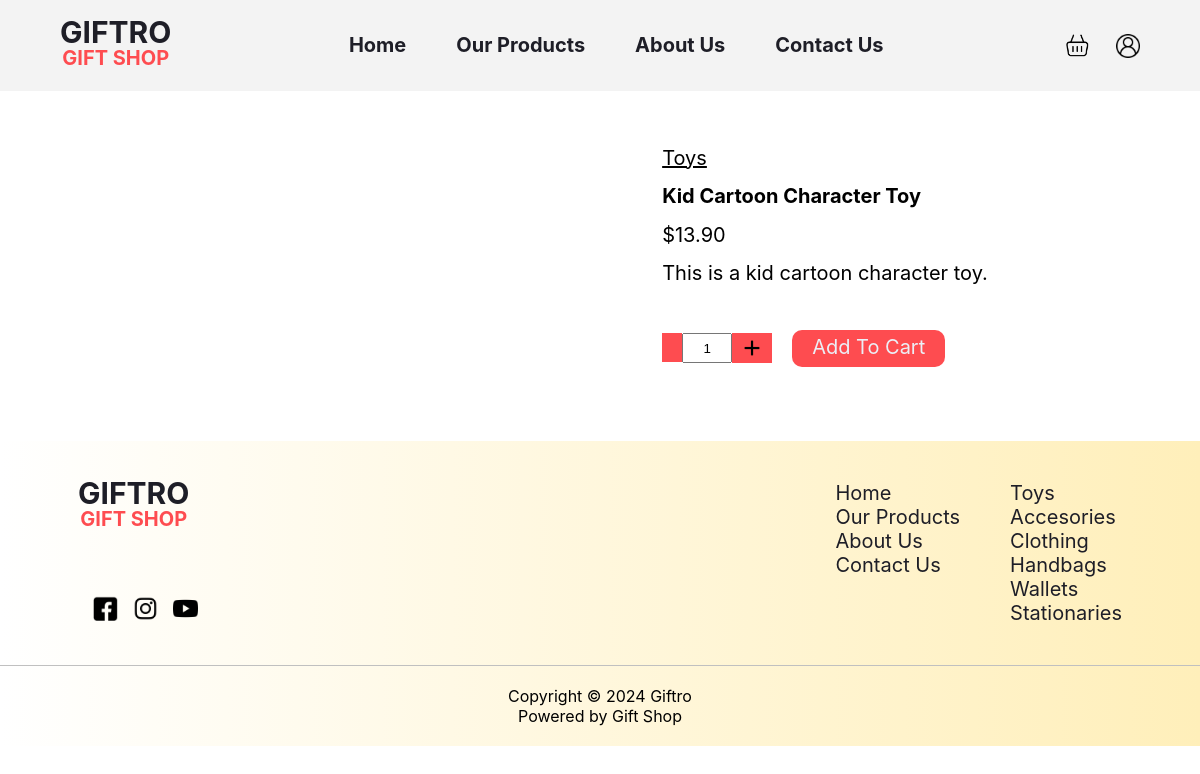
Page /products/item.php?id=26 on the committed database.
### tables this page shows
CREATE TABLE `categories` (
  `catId` int(11) NOT NULL,
  `catName` varchar(130) NOT NULL,
  `catImg` varchar(130) DEFAULT NULL
);

CREATE TABLE `items` (
  `itemsId` int(11) NOT NULL,
  `itemsImg` varchar(1000) NOT NULL,
  `itemsName` varchar(200) NOT NULL,
  `itemsDesc` mediumtext NOT NULL,
  `itemsPrice` decimal(10,2) NOT NULL,
  `isNew` bit(1) NOT NULL DEFAULT b'0',
  `catId` int(11) DEFAULT NULL
);

### products/item.php (the view, shortened to what this page needs)
<?php require_once("../includes/db.php"); ?>
<!DOCTYPE html>
<html lang="en">
<head>
    <link rel="stylesheet" href="../css/main.css">
</head>
<body>
    <?php include("../includes/header.php") ?>
    <?php
        if(!empty($_GET['id'])){
            $queryItemP = "select * from items where itemsId = ".$_GET['id']."";
            $rowItemP = $conn->query($queryItemP);
            $rowsItemP = mysqli_fetch_assoc($rowItemP);
            if(!empty($rowsItemP['itemsName'])){
                $queryCP = "select * from categories where catId = ?";
                $stmt = $conn->prepare($queryCP);
                $id = $rowsItemP['catId'];
                $stmt->bind_param("s", $id);
                $stmt->execute();
                $result = $stmt->get_result();
                $rowCP = mysqli_fetch_assoc($result);
    ?>
    <div class="item-wrapper">
        <div class="item-content">
            <p class="item-cat"><u><?php echo $rowCP['catName'] ?></u></p>
            <p class="item-name"><b><?php echo $rowsItemP['itemsName'] ?></b></p>
            <p class="item-price">$<?php echo $rowsItemP['itemsPrice'] ?></p>
            <p class="item-desc"><?php echo $rowsItemP['itemsDesc'] ?></p>
            <form action="../includes/cart.include.php" method="post" class="form-group">
                <div class="input-group">
                    <div class="input-group-btn">
                        <div id="down" class="btn btn-default" onclick=" down('1')"><img class="btn-img" src="../img/minus.png" alt=""></div>
                    </div>
                    <input type="number" id="myNumber" class="form-control input-number" name="amount" value="1" />
                    <div class="input-group-btn">
                        <div id="up" class="btn btn-default" onclick="up('10')"><img class="btn-img" src="../img/plus.png" alt=""></div>
                    </div>
                </div>
                <?php
                    if(isset($_SESSION['username'])){
                        echo '<input name="submit" class="btn addto-btn" type="submit" value="Add To Cart">';
                    }else{
                        echo '<div name="submit" class="btn addto-btn" onclick="profilePopup()">Add To Cart</div>';
                    }
                ?>
            </form>
        </div>
    </div>
    <?php  }else{
        echo "<center style='margin-top:20px;margin-bottom:20px'>Why are you modifying the URL?!</center>";  } }
        else{
        echo "<center style='margin-top:20px;margin-bottom:20px'>Why are you modifying the URL?!</center>";
    }
    ?>
    <?php include("../includes/footer.php"); ?>
</body>
</html>

### includes/footer.php (shortened to what this page needs)
<div class="bottom-section">
    <div class="section-foot">
        <footer>
            <div class="footer-div">
                <div class="footer-left">
                    <a style="text-decoration: none" href="/webdev"><div class="main-logo">
                        <p class="logo logo-grey">GIFTRO</p>
                        <p class="sub-logo logo-red">GIFT SHOP</p>
                    </div></a>
                    <ul class="footer-nav-social">
                        <li><a target="_blank" class="foot-nav-icons" href="https://www.facebook.com/"><img src="<?php if(file_exists('img/facebook.png')){echo "img/facebook.png";} else{echo "../img/facebook.png";} ?>" alt="" class="footer-icon"></a></li>
                        <li><a target="_blank" class="foot-nav-icons" href="https://www.instagram.com/"><img src="<?php if(file_exists('img/insta.png')){echo "img/insta.png";} else{echo "../img/insta.png";} ?>" alt="" class="footer-icon"></a></li>
                        <li><a target="_blank" class="foot-nav-icons" href="https://www.youtube.com/"><img src="<?php if(file_exists('img/youtube.png')){echo "img/youtube.png";} else{echo "../img/youtube.png";} ?>" alt="" class="footer-icon"></a></li>
                    </ul>
                </div>
                <div class="footer-lists">
                    <ul class="footer-nav">
                        <li><a class="foot-nav-links" href="/webdev">Home</a></li>
                        <li><a class="foot-nav-links" href="/webdev/products">Our Products</a></li>
                        <li><a class="foot-nav-links" href="/webdev/about">About Us</a></li>
                        <li><a class="foot-nav-links" href="/webdev/contact">Contact Us</a></li>
                    </ul>
                    <?php
                        $queryCat = "SELECT * FROM categories";
                        $rows = $conn->query($queryCat);
                        $rowCat = mysqli_fetch_all($rows, MYSQLI_ASSOC);
                    ?>
                    <ul class="footer-nav">
                    <?php foreach ($rowCat as $key => $val) { ?>
                        <li><a class="foot-nav-links" href="/webdev/products/?cat=<?php echo  $val['catId'] ?>"><?php echo $val['catName'] ?></a></li>
                        <?php } ?>
                    </ul>
                </div>
            </div>
        </footer>
    </div>
    <section class="footer-section">
        <div class="footer-inner-sec">
            <p class="footer-word">Copyright © 2024 Giftro<br>Powered by Gift Shop</p>
        </div>
    </section>
</div>

### css/main.css (style rules this page uses)
* { box-sizing: border-box; margin: 0; padding: 0; }
.btn-img { width: 20px; }
.input-group { display: flex; }
.logo { font-size: 30px; font-family: var(--font-sanserif); font-weight: 700; }
.sub-logo { font-size: 20px; font-family: var(--font-sanserif); font-weight: 700; }
.logo-red { color: var(--red); }
.logo-grey { color: var(--grey); }
.main-logo { line-height: 1.6em; text-align: center; text-decoration: none; }
.bottom-section, .footer-section { background: #FFEFBA; background: -webkit-linear-gradient(to right, #FFFFFF, #FFEFBA); background: linear-gradient(to right, #FFFFFF, #FFEFBA); }
.btn { padding: 15px 30px 18px 30px; border-radius: 10px; font-size: 20px; font-family: var(--font-sanserif); background-color: var(--red); color: var(--blueish-grey); text-decoration: none; box-shadow: rgba(0, 0, 0, 0.19) 0px 10px 20px, rgba(0, 0, 0, 0.23) 0px 6px 6px; border: none; }
.footer-div { padding: 40px 0; display: flex; justify-content: space-between; align-items: top; gap: 20px; }
.section-foot { width:calc(100% - 13%); margin: auto; }
.footer-nav { list-style: none; font-family: var(--font-sanserif); }
.footer-lists { display: flex; gap: 50px; }
.footer-section { border-top: 1px solid #c0c0c0; }
.foot-nav-links { text-decoration: none; font-size: 20px; color: var(--grey); }
.footer-inner-sec { padding: 20px 20px; text-align: center; }
.footer-left { display: flex; flex-direction: column; justify-content: space-between; align-items: start; }
.footer-icon { width: 25px; }
.footer-word { font-family: var(--font-sanserif); }
.footer-nav-social { margin-top: 20px; display: flex; list-style-type: none; gap: 15px; }
.btn-default { padding: 0; padding: 5px 10px 0px 10px; border-radius: 0; border: none; box-shadow: none; }
input[type=number] { appearance: textfield; }
#myNumber { width: 50px; text-align: center; }
.item-wrapper { display: flex; flex-wrap: wrap; gap: 50px; width:calc(100% - 13%); margin: auto; padding-bottom: 60px; padding-top: 40px; justify-content: center; align-items: center; }
.item-content { display: flex; flex-direction: column; justify-content: space-evenly; align-items: flex-start; height: 250px; font-family: var(--font-sanserif); font-size: 20px; }
.addto-btn { padding-top: 5px; padding-bottom: 8px; padding-left: 20px; padding-right: 20px; box-shadow: none; }
.form-group { display: flex; gap: 20px; align-items: center; justify-content: center; margin-top: 30px; flex-wrap: wrap; }

### css/var.css (style rules this page uses)
:root { --grey: #1e1e27; --light-grey: #51545f; --ligher-grey: #f3f3f3; --blueish-grey: #eceff6; --red: #fe4c50; --dark-red: #ff2d31; --green: #51a042; --font-sanserif: -apple-system,BlinkMacSystemFont,"Segoe UI",Roboto,"Helvetica Neue",Arial,sans-serif,"Apple Color Emoji","Segoe UI Emoji","Segoe UI Symbol"; --font-monospace: "SFMono-Regular",Menlo,Monaco,Consolas,"Liberation Mono","Courier New",monospace; }

### rows in the picture
categories: catName "Toys"
items: itemsName "Kid Cartoon Character Toy", itemsPrice "13.90", itemsDesc "This is a kid cartoon character toy."
categories: catName "Accesories"
categories: catName "Clothing"
categories: catName "Handbags"
categories: catName "Wallets"
categories: catName "Stationaries"
